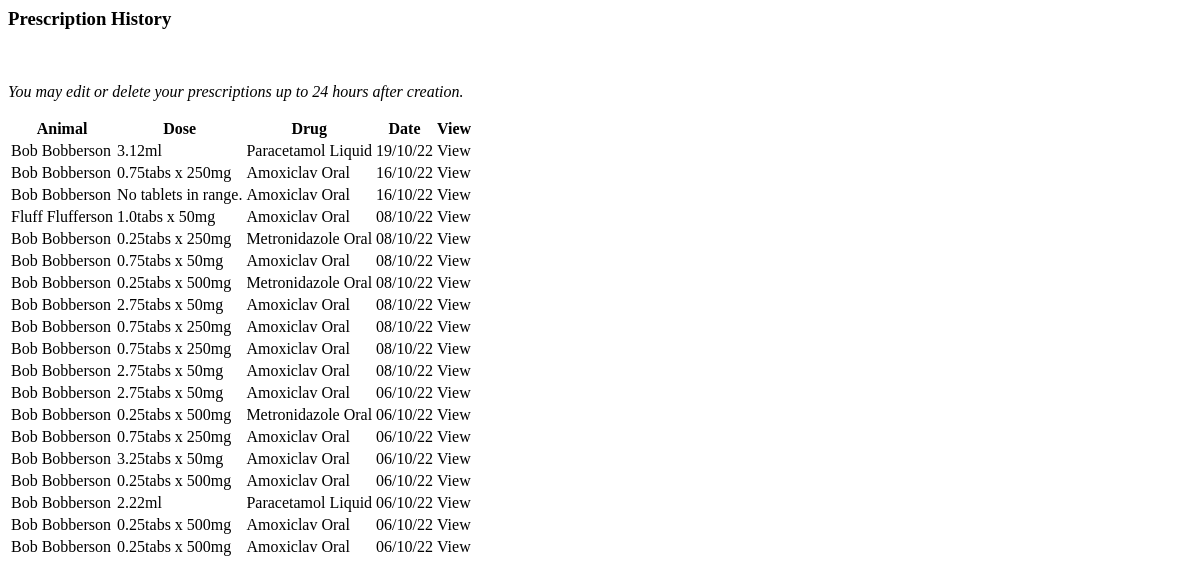
Page /prescriptions/vet-prescrip/ (signed in) on the earlier database version.
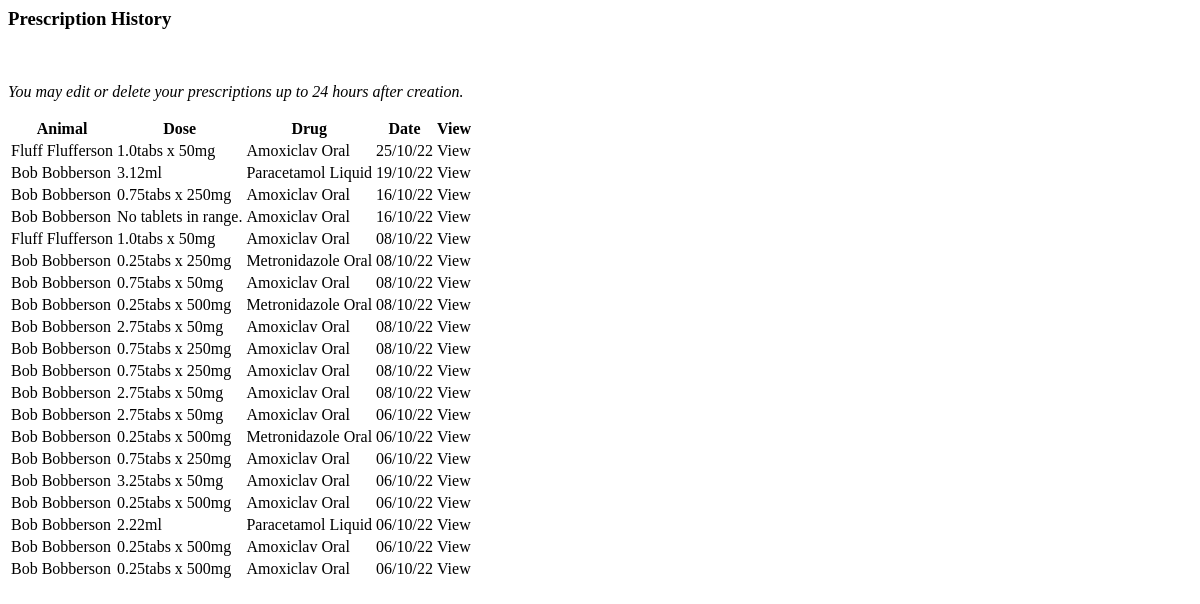
Same page on the later database version.
### prescriptions/models.py (models this page shows, shortened)
class Prescription(models.Model):
    animal = models.ForeignKey(Record, on_delete=models.CASCADE, default=1)
    animal_weight = models.DecimalField(max_digits=5, decimal_places=2,
                                        blank=True, null=True)
    vet = models.ForeignKey(Vet, on_delete=models.CASCADE, default=1)
    drug = models.ForeignKey(Drug, on_delete=models.CASCADE, default=None)
    type = models.CharField(max_length=10, blank=True)
    drug_dose = models.DecimalField(max_digits=4, decimal_places=2,
                                    blank=True, null=True)
    drug_dose_high = models.DecimalField(max_digits=4, decimal_places=2,
                                         blank=True, null=True)
    dose = models.CharField(max_length=100, blank=True, null=True)
    measure = models.CharField(max_length=2, blank=True)
    frequency = models.CharField(max_length=10, choices=FREQUENCY, blank=True)
    length = models.PositiveIntegerField(default=0, blank=True)
    route = models.CharField(max_length=8, blank=True)
    date = models.DateTimeField(auto_now_add=True)
    class Meta:
        ordering = ['-date']

class Drug(models.Model):
    name = models.CharField(max_length=50)
    type = models.CharField(max_length=10, choices=TYPES, default='Injectable')
    dose = models.DecimalField(max_digits=4, decimal_places=2)
    high_dose = models.DecimalField(max_digits=4, decimal_places=2, blank=True,
                                    null=True,
                                    help_text='Add high dose for tablets \
                                    only.')
    tablet_strength = models.CharField(max_length=100, blank=True,
                                       help_text='Add tablet strength in \
                                       numbers, separated by commas.')
    measure = models.CharField(max_length=2, choices=MEASURE)
    category = models.ForeignKey(Category, on_delete=models.CASCADE)
    route = models.CharField(max_length=8, choices=ROUTES)
    warnings = models.CharField(max_length=300, default='None')
    def __str__(self):
        return self.name
    class Meta:
        ordering = ['name']

### records/models.py (models this page shows)
class Record(models.Model):
    name = models.CharField(max_length=50)
    surname = models.CharField(max_length=50)
    date_of_birth = models.DateField()
    species = models.CharField(choices=SPECIES, max_length=10)
    breed = models.CharField(max_length=50)
    sex = models.CharField(choices=SEX, max_length=10)
    weight = models.DecimalField(max_digits=5, decimal_places=2)
    note = models.CharField(max_length=300, blank=True)
    def __str__(self):
        return f"{self.name} {self.surname}"
    class Meta:
        ordering = ['surname']
        unique_together = [
            'name',
            'surname',
            'date_of_birth',
            'species',
            'sex']

### petrx/decorators.py (the view)
    def wrapper(request, *args, **kwargs):
        if request.user.is_authenticated:
            if request.user.is_active:
                return function(request, *args, **kwargs)
            else:
                return render(request, 'vetprofiles/restricted.html')
        else:
            return redirect('vetprofiles:login')

### prescriptions/views.py (called while the page is built)
@vet_login_and_active
def vet_prescrip(request):
    prescrip_list = Prescription.objects.filter(vet=request.user).all()
    context = {'prescrip_list': prescrip_list}
    return render(request, 'prescriptions/list_prescrip_vet.html', context)

### prescriptions/templates/prescriptions/list_prescrip_vet.html (shortened to what this page needs)
<h3 class="subheadings">Prescription History</h3>
<p><em>You may edit or delete your prescriptions up to 24 hours after creation.</em></p>
<div class="prescrip-contain">
    <table>
        <thead>
            <tr>
                <th>Animal</th>
                <th class="lg-prescrip">Dose</th>
                <th class="lg-prescrip">Drug</th>
                <th>Date</th>
                <th>View</th>
            </tr>
        </thead>
        <tbody>
            {% for prescription in prescrip_list %}
            <tr>
                <td>{{ prescription.animal }}</td>
                <td class="lg-prescrip">{{ prescription.dose }}{{ prescription.measure }}</td>
                <td class="lg-prescrip">{{ prescription.drug }}</td>
                <td>{{ prescription.date|date:'d/m/y' }}</td>
                <td><a data-hx-get="{% url 'prescriptions:detail_prescrip' prescrip_id=prescription.id %}"
                        data-hx-target="#modal-dialog" class="pet-links" aria-label="View prescription">View</a></td>
            </tr>
        </tbody>
        {% endfor %}
    </table>
</div>

Differences in the rows shown:
added Prescription: animal "Fluff Flufferson", dose "1.0tabs x 50", measure "mg", drug "Amoxiclav Oral", date "25/10/22"
